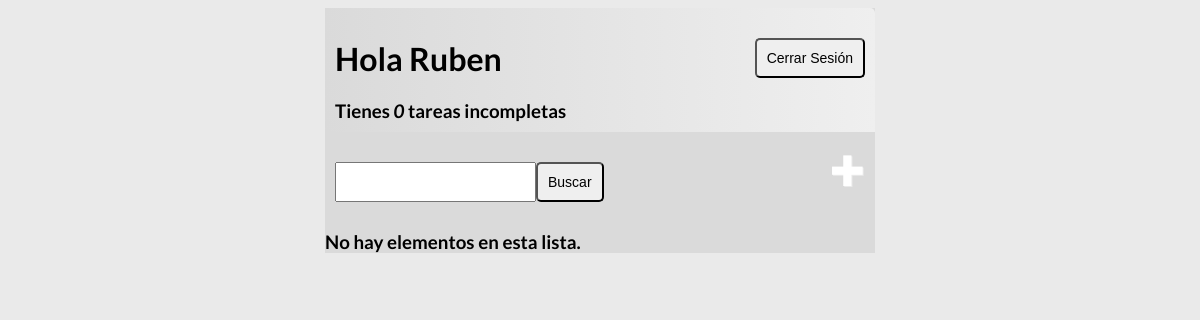
Page / (signed in) on the earlier database version.
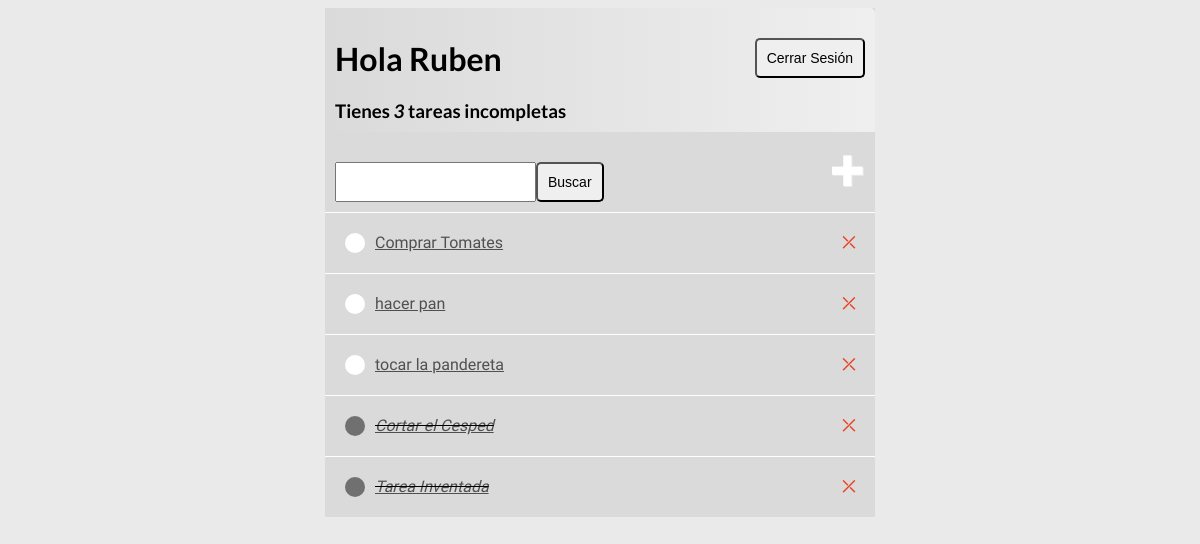
Same page on the later database version.
### base/models.py (models this page shows)
class Tarea(models.Model):
    usuario = models.ForeignKey(User,
                                on_delete= models.CASCADE,
                                null= True,
                                blank= True)
    titulo = models.CharField(max_length= 200)
    descripcion = models.TextField(null= True,
                                   blank= True)
    completo = models.BooleanField(default= False)
    creado = models.DateTimeField(auto_now_add= True)
    def __str__(self):
        return self.titulo
    class Meta:
        ordering = ["completo"]

### base/views.py (the view)
# urls.py: urlpatterns = [path("", ListaPendientes.as_view(), name= "tareas"),
class ListaPendientes(LoginRequiredMixin, ListView):
    model = Tarea
    context_object_name = "tareas"
    def get_context_data(self, **kwarg):
        context = super().get_context_data(**kwarg)
        context["tareas"] = context["tareas"].filter(usuario= self.request.user)
        context["count"] = context["tareas"].filter(completo= False).count()
        valor_buscado = self.request.GET.get("area_buscar") or ""
        if valor_buscado:
            context["tareas"] = context["tareas"].filter(titulo__icontains= valor_buscado)
        context["valor_buscado"] = valor_buscado
        return context

### base/templates/base/tarea_list.html (shortened to what this page needs)
{% extends 'base/principal.html' %}
{% block content %}
<div class="barra-superior">
    <div>
        <h1>Hola {{request.user|title}}</h1>
        <h3 style="margin:0">Tienes <i>{{count}}</i> tarea{{count|pluralize}} incompleta{{count|pluralize}} </h3>
    </div>
    {% if request.user.is_authenticated %}
    <form method="POST" action="{% url 'logout' %}">
        <button class="boton" type="submit">Cerrar Sesión</button>
    </form>
    {% else %}
    <a href="{% url 'login' %}">Iniciar Sesión</a>
    {% endif %}
</div>
<div id="envoltorio-agregar-buscar">
    <form method="GET" style="margin-top: 20px; display: flex;">
        <input type="text" name="area_buscar" value="{{valor_buscado}}">
        <input class="boton" type="submit" value="Buscar">
    </form>
    <a id="enlace-agregar"  href="{% url 'crear-tarea' %}">&#x271A;</a>
</div>
<div class="envoltorio-items-tarea">
    {% for tarea in tareas %}
    <div class="envoltorio-tarea">
        {% if tarea.completo %}
        <div class="titulo-tarea">
            <div class="icono-tarea-completa"></div>
            <i><s><a href="{% url 'editar-tarea' tarea.id %}">{{tarea}}</a></s></i>
        </div>
        <a class="enlace-eliminar" href="{% url 'eliminar-tarea' tarea.id %}">&#x292B;</a>
        {% else %}
        <div class="titulo-tarea">
            <div class="icono-tarea-incompleta"></div>
            <a href="{% url 'editar-tarea' tarea.id %}">{{tarea}}</a>
        </div>
        <a class="enlace-eliminar" href="{% url 'eliminar-tarea' tarea.id %}">&#x292B;</a>
        {% endif %}
    </div>
    {% empty %}
    <h3>No hay elementos en esta lista.</h3>
    {% endfor %}
</div>
{% endblock content %}

### base/templates/base/principal.html (shortened to what this page needs)
<!DOCTYPE html>
<html lang="es">
<head>
</head>
<body>
    <div class="container">
        {% block content %}
        {% endblock content %}
    </div>
</body>
</html>

### base/templates/base/principal.html (style rules this page uses)
body { background-color: #eaeaea; font-family: "Abel", sans-serif; padiding-top: 60px; }
.container { max-width: 550px; margin: auto; background-color: #dadada; -webkit-box-shadow: 2px 2px 13px -4px rgpba(0, 0, 0, 0.21); box-shadow: 2px 2px 13px -4px rgpba(0, 0, 0, 0.21); }
h1, h2, h3, h4, h5, h6 { font-family: "Lato", sans-serif; }
a, buttom, p { color: #505050; }
.barra-superior { display: flex; justify-content: space-between; padding: 10px; border-radius: 5px 5px 0 0; background: linear-gradient(90deg, #dadada 0%, #efefef 100%); }
.envoltorio-tarea { display: flex; align-items: center; justify-content: space-between; padding: 20px; background-color: #dadada; border-top: 1px solid #ffffff; }
.titulo-tarea { display: flex; text-decoration: none; }
.icono-tarea-completa { height: 20px; width: 20px; background-color: rgb(112, 112, 112); border-radius: 50px; margin-right: 10px; }
.icono-tarea-incompleta { height: 20px; width: 20px; background-color: rgb(255, 255, 255); border-radius: 20px; margin-right: 10px; }
.enlace-eliminar { text-decoration: none; font-weight: 900; color: #EA4220; font-sixe: 22px; line-height: 0; }
#envoltorio-agregar-buscar { display: flex; justify-content: space-between; align-items: center; padding: 10px; }
#enlace-agregar { color: #ffffff; text-decoration: none; font-size: 42px; text-shadow: 1px 1px #eaeaea; }
input[type= text], input[type= password], textarea { border: 1px solid #EBJ96F; border-radiis: 5px; padding: 10px; width: 90%; }
.boton { border: 1px solid #EB796F background-color: #FAFAFA; color: #000000; padding: 10px; font-size: 14px; border-radius: 5px; cursor: pointer; text-decoration: none; }

Differences in the rows shown:
added Tarea: titulo "Comprar Tomates"
added Tarea: titulo "hacer pan"
added Tarea: titulo "tocar la pandereta"
added Tarea: titulo "Cortar el Cesped"
added Tarea: titulo "Tarea Inventada"
Other differences:
{{ count }}: "0" → "3"
text no longer shown: "No hay elementos en esta lista."
